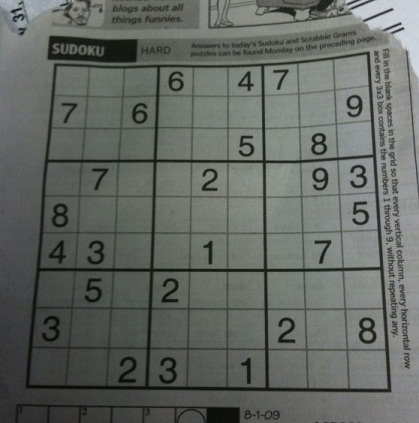
#> input picture images/sudoku.jpg, 419 x 423 px, found by its file name
$ python 03_Hough_line_transform.py
#> lines starting #> are read from the running program, lines starting #| are printed output that depends on the picture; after the words box and inside, x2 and y2 are one past the last pixel; in counts of white or black regions, pixels touching at a corner belong together

# https://docs.opencv.org/master/d6/d10/tutorial_py_houghlines.html


import cv2
import numpy as np

image = cv2.imread("images\\sudoku.jpg")
#> image is the input picture: shape (423, 419, 3); mean B, G, R 98.9, 103.6, 99.4
gray = cv2.cvtColor(image, cv2.COLOR_BGR2GRAY)

def show_image(winname, image, destroy=False):
    cv2.imshow(winname, image)
    cv2.waitKey(0)
    if destroy:
        cv2.destroyAllWindows()

# ---------------------------------------------------------------------------- #
#? Hough Line Transform

# Change image to binary (threshold) or just use the canny edge detection

edges = cv2.adaptiveThreshold(gray, 255,
                              cv2.ADAPTIVE_THRESH_MEAN_C,
                              cv2.THRESH_BINARY_INV, 5, 5)
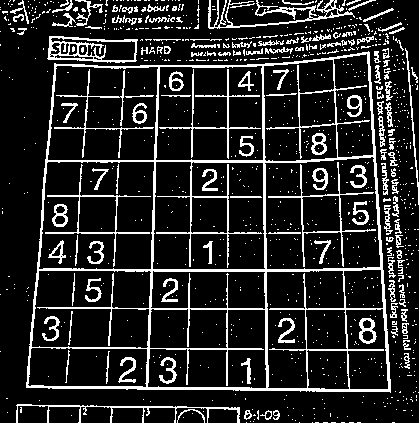
#> edges: shape (423, 419); 15.1% white in thin lines or dots

# edges = cv2.Canny(gray, 50, 150, apertureSize=3)
show_image("Edges", edges)

# detect the lines
lines = cv2.HoughLines(edges, 1, np.pi/180, 200)
#> lines = 31 rows, first 8: [-362, 3.07], [269, 1.57], [385, 1.59], [160, 0.0349], [308, 1.57], [-261, 3.12], [227, 0], [60, 0.0873]
# draw all lines
for line in lines:
    rho, theta = line[0]
    a = np.cos(theta)
    b = np.sin(theta)
    x0 = a*rho
    y0 = b*rho
    x1 = int(x0 + 1000*(-b))
    y1 = int(y0 + 1000*(a))
    x2 = int(x0 - 1000*(-b))
    y2 = int(y0 - 1000*(a))

    cv2.line(image, (x1,y1), (x2,y2), (0,0,255), 2)
#> this loop made 31 passes
#> (rho, theta, a, b, x0, y0, x1, y1) on passes 1 to 12: (-362, 3.07, -0.998, 0.0698, 361.1, -25.25, 291, -1022), (269, 1.57, -4.37e-08, 1, -1.18e-05, 269, -1000, 268), (385, 1.59, -0.0175, 1, -6.72, 384.9, -1006, 367), (160, 0.0349, 0.999, 0.0349, 159.9, 5.58, 125, 1004), (308, 1.57, -4.37e-08, 1, -1.35e-05, 308, -1000, 307), (-261, 3.12, -1, 0.0175, 261, -4.56, 243, -1004), (227, 0, 1, 0, 227, 0, 227, 1000), (60, 0.0873, 0.996, 0.0872, 59.77, 5.23, -27, 1001), (194, 0.0175, 1, 0.0175, 194, 3.39, 176, 1003), (-294, 3.11, -0.999, 0.0349, 293.8, -10.26, 258, -1009), (127, 0.0524, 0.999, 0.0523, 126.8, 6.65, 74, 1005), (161, 1.57, -4.37e-08, 1, -7.04e-06, 161, -1000, 160)
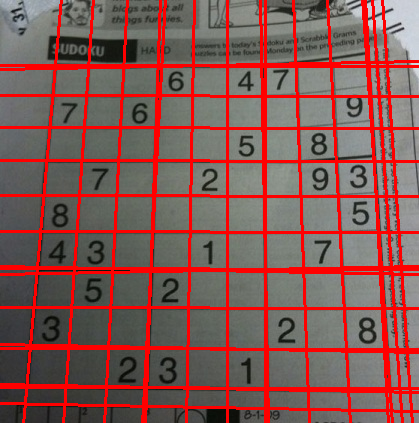
#> image: shape (423, 419, 3); 18.79% of pixels changed, all inside (x1, y1, x2, y2) = (0, 0, 419, 423)

show_image("Hough Line Transformed Image", image)

# ---------------------------------------------------------------------------- #
#? Probabilistic Hough Transform
# Probabilistic Hough Transform is an optimization of the Hough Transform

# Change image to binary (threshold) or just use the canny edge detection

edges = cv2.adaptiveThreshold(gray, 255,
                              cv2.ADAPTIVE_THRESH_MEAN_C,
                              cv2.THRESH_BINARY_INV, 5, 5)

# edges = cv2.Canny(gray, 50, 150, apertureSize=3)
# show_image("Edges", edges)

# detect the lines
lines = cv2.HoughLinesP(edges, 1, np.pi/180, 100,
                        minLineLength=100,
                        maxLineGap=10)
#> lines = 65 rows, first 6: [37, 269, 402, 269], [26, 385, 373, 391], [146, 389, 158, 65], [227, 388, 227, 39], [364, 19, 391, 397], [262, 44, 268, 389]

# draw all lines
for line in lines:
    x1,y1,x2,y2 = line[0]

    cv2.line(image, (x1,y1), (x2,y2), (0,255,0), 2)
#> this loop made 65 passes
#> (x1, y1, x2, y2) on passes 1 to 12: (37, 269, 402, 269), (26, 385, 373, 391), (146, 389, 158, 65), (227, 388, 227, 39), (364, 19, 391, 397), (262, 44, 268, 389), (156, 161, 160, 39), (33, 308, 395, 308), (27, 387, 58, 24), (38, 270, 361, 270), (294, 3, 308, 389), (107, 388, 124, 60)
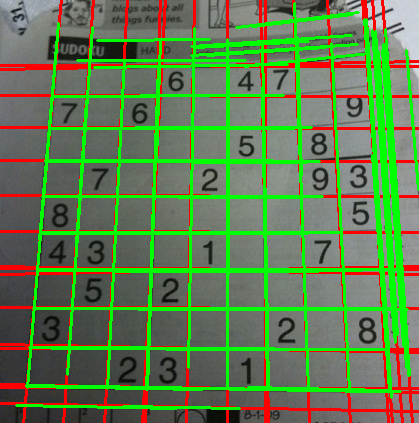
#> image: shape (423, 419, 3); 17.59% of pixels changed, all inside (x1, y1, x2, y2) = (15, 2, 419, 410)

show_image("Probabilistic Hough Transform", image)

$ run again, with images/2.jpg copied over images/sudoku.jpg
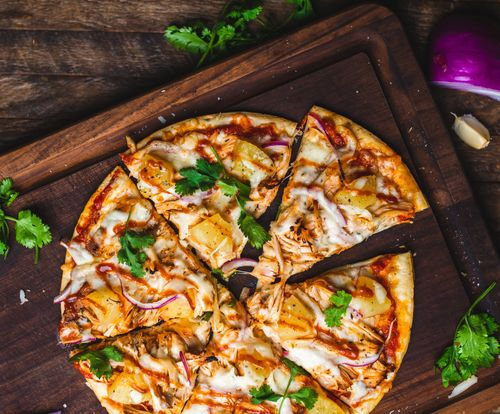
#> input picture images/2.jpg, 500 x 414 px, found by its file name
#> image is the input picture: shape (414, 500, 3); mean B, G, R 53.9, 84.7, 117.8
#> `edges = cv2.adaptiveThreshold(gray, 255, cv2.ADAPTIVE_THRESH_MEAN_C, c..`:
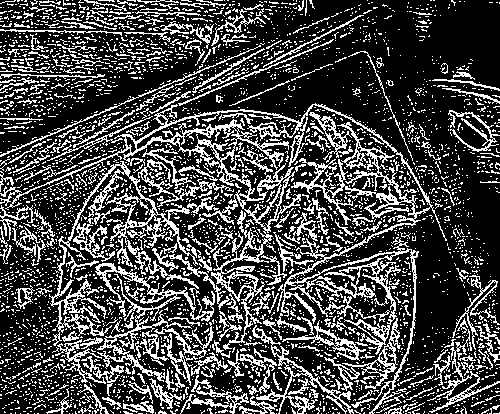
#> edges: shape (414, 500); 27.9% white in thin lines or dots
#> `lines = cv2.HoughLines(edges, 1, np.pi/180, 200)`: lines = 612 rows, first 8: [166, 1.17], [4, 2.36], [1, 2.36], [-25, 2.36], [-16, 2.36], [-8, 2.36], [-4, 2.36], [-1, 2.36]
#> the loop `for line in lines:` made 612 passes
#> (rho, theta, a, b, x0, y0, x1, y1) on passes 1 to 3: (166, 1.17, 0.391, 0.921, 64.86, 152.8, -855, 543), (4, 2.36, -0.707, 0.707, -2.83, 2.83, -709, -704), (1, 2.36, -0.707, 0.707, -0.707, 0.707, -707, -706)
#> `lines = cv2.HoughLinesP(edges, 1, np.pi/180, 100, minLineLength=100, m..`: lines = 237 rows, first 6: [146, 93, 293, 240], [124, 102, 269, 247], [44, 405, 337, 112], [13, 1, 211, 199], [107, 109, 315, 317], [31, 411, 159, 283]
#> the loop `for line in lines:` made 237 passes
#> line on passes 26 to 28: [[198, 169, 438, 409]], [[230, 105, 356, 52]], [[192, 167, 435, 410]]
#> after the loop `for line in lines:`:
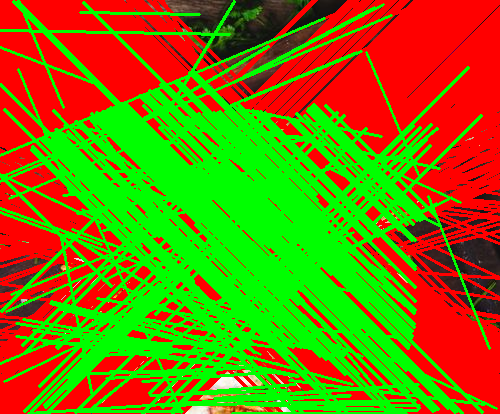
#> image: shape (414, 500, 3); mean B, G, R 3.4, 124.4, 119.7
